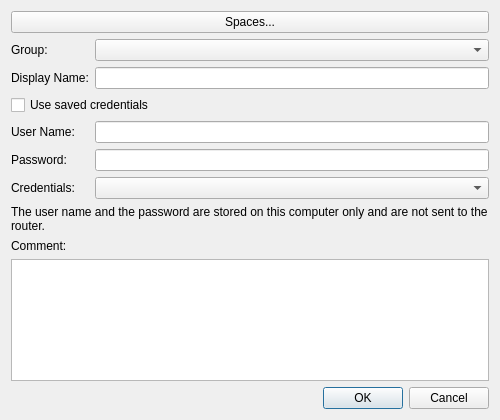
<?xml version="1.0" encoding="UTF-8"?>
<ui version="4.0">
 <class>RouterHostDialog</class>
 <widget class="QDialog" name="RouterHostDialog">
  <property name="geometry">
   <rect>
    <x>0</x>
    <y>0</y>
    <width>500</width>
    <height>420</height>
   </rect>
  </property>
  <property name="windowTitle">
   <string>Host Properties</string>
  </property>
  <property name="modal">
   <bool>true</bool>
  </property>
  <layout class="QVBoxLayout" name="verticalLayout">
   <item>
    <layout class="QGridLayout" name="gridLayout">
     <item row="0" column="0" colspan="2">
      <widget class="QPushButton" name="button_workspaces">
       <property name="text">
        <string>Spaces...</string>
       </property>
      </widget>
     </item>
     <item row="1" column="0">
      <widget class="QLabel" name="label_group">
       <property name="text">
        <string>Group:</string>
       </property>
      </widget>
     </item>
     <item row="1" column="1">
      <widget class="GroupComboBox" name="combo_group">
       <property name="sizeAdjustPolicy">
        <enum>QComboBox::SizeAdjustPolicy::AdjustToContents</enum>
       </property>
      </widget>
     </item>
     <item row="2" column="0">
      <widget class="QLabel" name="label_display_name">
       <property name="text">
        <string>Display Name:</string>
       </property>
      </widget>
     </item>
     <item row="2" column="1">
      <widget class="QLineEdit" name="edit_display_name"/>
     </item>
     <item row="3" column="0" colspan="2">
      <widget class="QCheckBox" name="checkbox_saved_credentials">
       <property name="text">
        <string>Use saved credentials</string>
       </property>
      </widget>
     </item>
     <item row="4" column="0">
      <widget class="QLabel" name="label_username">
       <property name="text">
        <string>User Name:</string>
       </property>
      </widget>
     </item>
     <item row="4" column="1">
      <widget class="QLineEdit" name="edit_username"/>
     </item>
     <item row="5" column="0">
      <widget class="QLabel" name="label_password">
       <property name="text">
        <string>Password:</string>
       </property>
      </widget>
     </item>
     <item row="5" column="1">
      <widget class="PasswordEdit" name="edit_password"/>
     </item>
     <item row="6" column="0">
      <widget class="QLabel" name="label_credential">
       <property name="text">
        <string>Credentials:</string>
       </property>
      </widget>
     </item>
     <item row="6" column="1">
      <widget class="QComboBox" name="combo_credential">
       <property name="sizeAdjustPolicy">
        <enum>QComboBox::SizeAdjustPolicy::AdjustToContents</enum>
       </property>
      </widget>
     </item>
     <item row="7" column="0" colspan="2">
      <widget class="QLabel" name="label_credentials_note">
       <property name="text">
        <string>The user name and the password are stored on this computer only and are not sent to the router.</string>
       </property>
       <property name="wordWrap">
        <bool>true</bool>
       </property>
      </widget>
     </item>
    </layout>
   </item>
   <item>
    <widget class="QLabel" name="label_comment">
     <property name="text">
      <string>Comment:</string>
     </property>
    </widget>
   </item>
   <item>
    <widget class="QPlainTextEdit" name="edit_comment"/>
   </item>
   <item>
    <widget class="DialogButtonBox" name="button_box">
     <property name="standardButtons">
      <set>QDialogButtonBox::StandardButton::Cancel|QDialogButtonBox::StandardButton::Ok</set>
     </property>
    </widget>
   </item>
  </layout>
 </widget>
 <customwidgets>
  <customwidget>
   <class>DialogButtonBox</class>
   <extends>QDialogButtonBox</extends>
   <header>common/desktop/dialog_button_box.h</header>
  </customwidget>
  <customwidget>
   <class>GroupComboBox</class>
   <extends>QComboBox</extends>
   <header>client/desktop/management/group_combo_box.h</header>
  </customwidget>
  <customwidget>
   <class>PasswordEdit</class>
   <extends>QLineEdit</extends>
   <header>common/desktop/password_edit.h</header>
  </customwidget>
 </customwidgets>
 <resources/>
 <connections/>
</ui>
